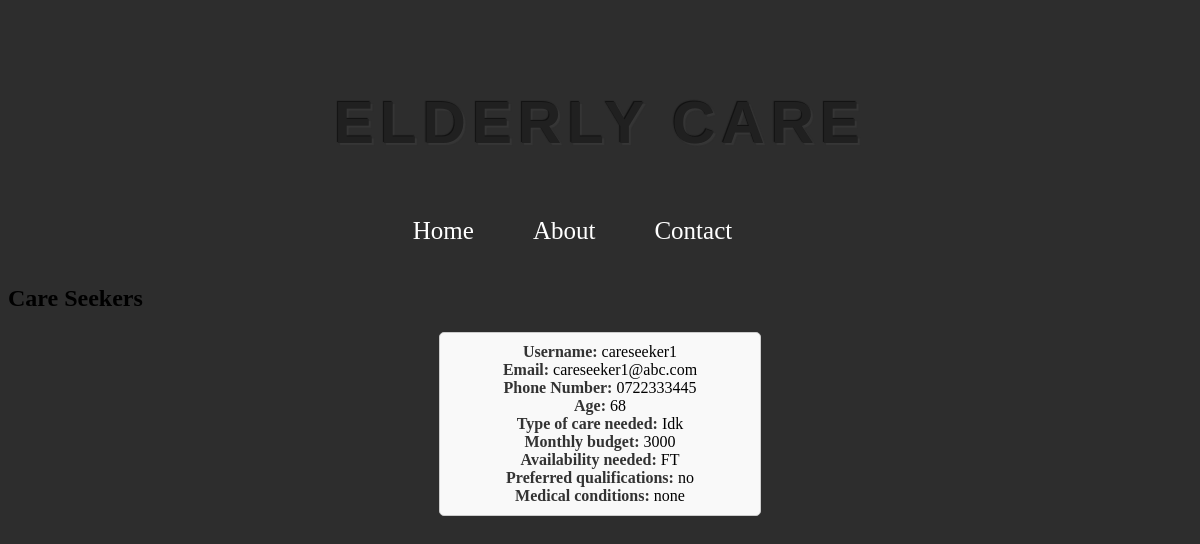
/caregiver_dashboard, run on an earlier commit of the app's database.
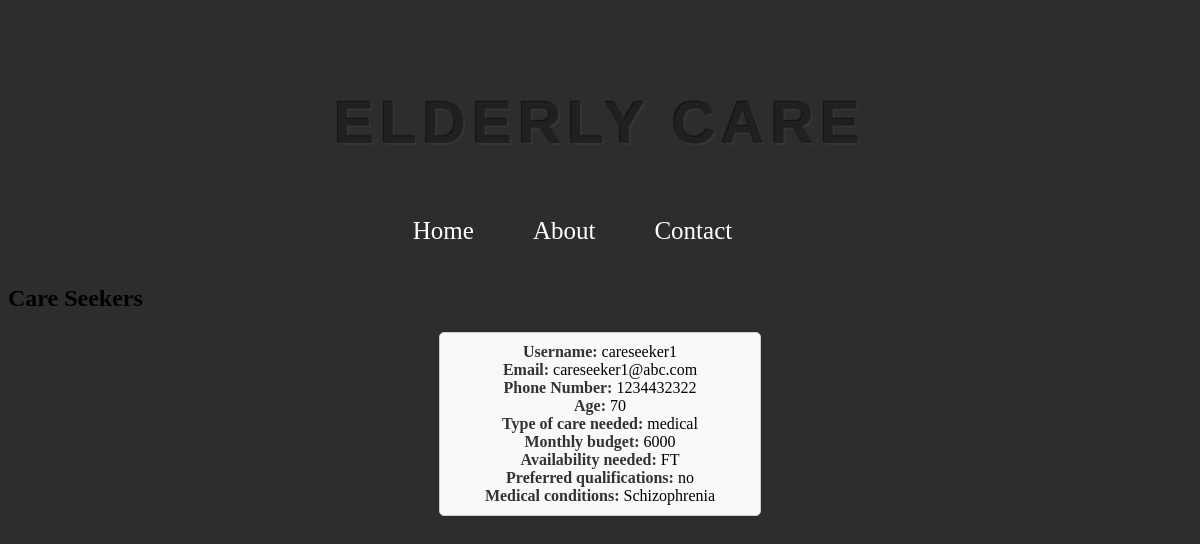
And on a later commit of the database.
### app/models.py (models this page shows, shortened)
class CareSeekers(db.Model, UserMixin):
    __tablename__ = 'care_seekers'
    id = db.Column(db.Integer, primary_key=True)
    username = db.Column(db.String(50), unique=True, nullable=False)
    email = db.Column(db.String(120), unique=True, nullable=False)
    password = db.Column(db.String(255), nullable=False)
    location = db.Column(db.String(60), nullable=False)
    phone_number = db.Column(db.String(20), nullable=False)
    role = db.Column(db.String(20), nullable=False)
    age = db.Column(db.Integer)
    type_of_care_needed = db.Column(db.String(100))
    monthly_budget = db.Column(db.Integer)
    availability_needed = db.Column(ChoiceType([('Full-Time', 'FT'), ('Part-Time', 'PT')]))
    preferred_qualifications = db.Column(db.String(100))
    medical_conditions = db.Column(db.String(100))

### app/routes.py (the view)
@auth_blueprint.route('/caregiver_dashboard')
def caregiver_dashboard():
    care_seekers = CareSeekers.query.all()
    return render_template('caregiver_dashboard.html', care_seekers=care_seekers)

### app/templates/caregiver_dashboard.html (shortened to what this page needs)
{% extends 'base.html' %}
{% block content %}
    <h2>Care Seekers</h2>
    <div class="care-seekers-container">
        {% for care_seeker in care_seekers %}
            <div class="care-seeker-box">
                <strong>Username:</strong> {{ care_seeker.username }}<br>
                <strong>Email:</strong> {{ care_seeker.email }}<br>
                <strong>Phone Number:</strong> {{care_seeker.phone_number}}<br>
                <strong>Age:</strong> {{ care_seeker.age }}<br>
                <strong>Type of care needed:</strong> {{ care_seeker.type_of_care_needed }}<br>
                <strong>Monthly budget:</strong> {{ care_seeker.monthly_budget }}<br>
                <strong>Availability needed:</strong> {{ care_seeker.availability_needed }}<br>
                <strong>Preferred qualifications:</strong> {{ care_seeker.preferred_qualifications }}<br>
                <strong>Medical conditions:</strong> {{ care_seeker.medical_conditions }}<br>
            </div>
        {% endfor %}
    </div>
{% endblock %}

What changed in the data, as far as the page shows it:
changed CareSeekers "careseeker1": phone_number "0722333445" → "1234432322"; age "68" → "70"; type_of_care_needed "Idk" → "medical"; monthly_budget "3000" → "6000"; medical_conditions "none" → "Schizophrenia"
